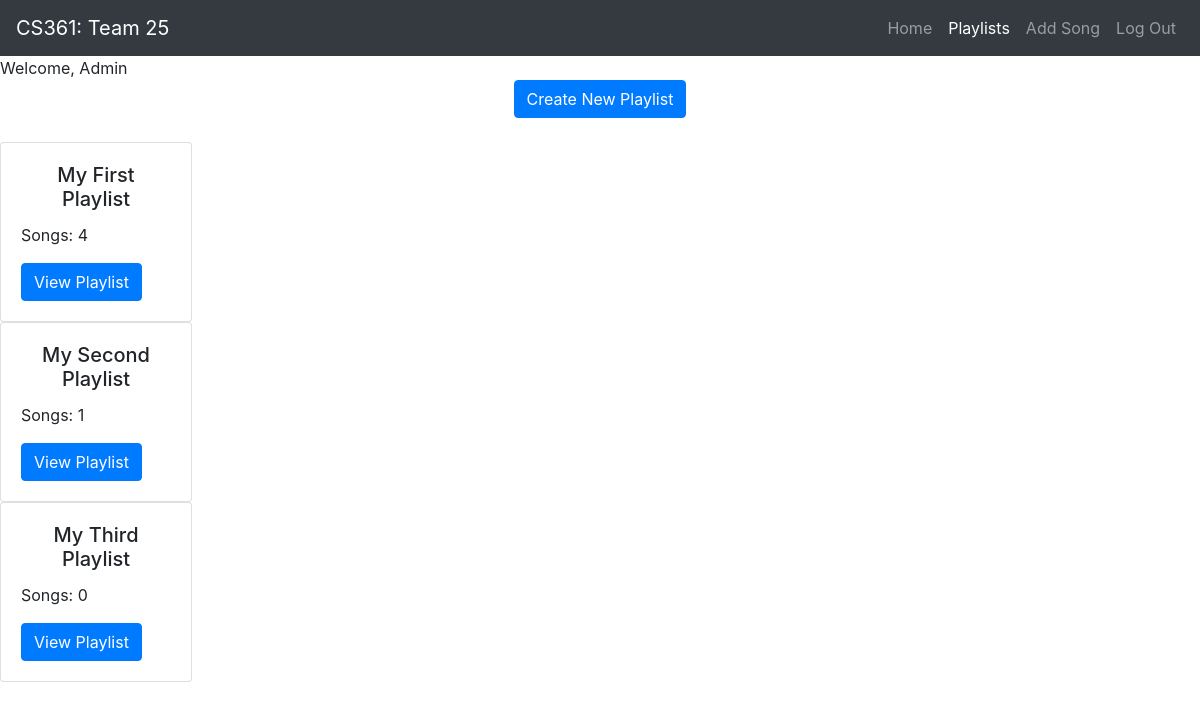
/playlist (signed in), run on the app's committed database.
### socialPlaylist/models.py (models this page shows, shortened)
class User(UserMixin, db.Model):
    id = db.Column(db.Integer, primary_key=True)
    username = db.Column(db.String(64), index=True, unique=True)
    email = db.Column(db.String(120), index=True, unique=True)
    password_hash = db.Column(db.String(128))

class Playlists(db.Model):
    id = db.Column(db.Integer, primary_key=True)
    username = db.Column(db.String(64), foreign_key=True)
    playlist_name = db.Column(db.String(64), index=True)
    user_id = db.Column(db.Integer, db.ForeignKey('user.id'), nullable=False)  # References 'User' class (note lower case)

### socialPlaylist/routes/routes.py (the view)
@app.route('/playlist', methods =['GET', 'POST'])
@login_required
def playlist():
    form = CreatePlaylistForm()
    if(request.method == 'POST'):
        return add_new_playlist(form)
    return render_template('playlist.html',
        form=form,
        user = current_user.username,
        playlists = get_playlists(),
        songs = get_num_of_songs())

### socialPlaylist/helpers/playlist_helpers.py (called while the page is built)
def get_playlists():
    return Playlists.query.filter_by(username=current_user.username)

def get_songs(playlist_id):
    return Song.query.filter_by(playlist_id=playlist_id, user_id = current_user.id)

def get_num_of_songs():
    song_count = []
    for playlist in get_playlists():
        song_count.append(get_songs(playlist.id).count())
    return song_count

### socialPlaylist/models.py (called while the page is built)
@login.user_loader
def load_user(id):
    return User.query.get(int(id))

### socialPlaylist/templates/playlist.html (shortened to what this page needs)
{% extends "layout.html" %}
{% block content %}
<div> Welcome, {{ user }}</div>
<div class="text-center">
    <a href="" class="btn btn-primary btn-rounded mb-4" data-toggle="modal" data-target="#modalRegisterForm">
    Create New Playlist</a>
</div>
<div id="playlists">
    {% for playlist in playlists %}
    <div class="card" style="width: 12rem;">
        <div class="card-body">
          <h5 class="card-title text-center">{{playlist.playlist_name}}</h5>
          <p class="card-text">Songs: {{songs[loop.index - 1]}}</p>
          <a href= "/playlist/{{playlist.id}}" class="btn btn-primary" id="{{playlist.id}}">View Playlist</a>
        </div>
      </div>
    {% endfor %}
</div>
{% endblock %}

### socialPlaylist/static/css/main.css (style rules this page uses)
body { margin: 0; width: 100vw; height: 100vh; }

### data on the page
User: username "Admin"
Playlists: playlist_name "My First Playlist", songs "4"
Playlists: playlist_name "My Second Playlist", songs "1"
Playlists: playlist_name "My Third Playlist", songs "0"
